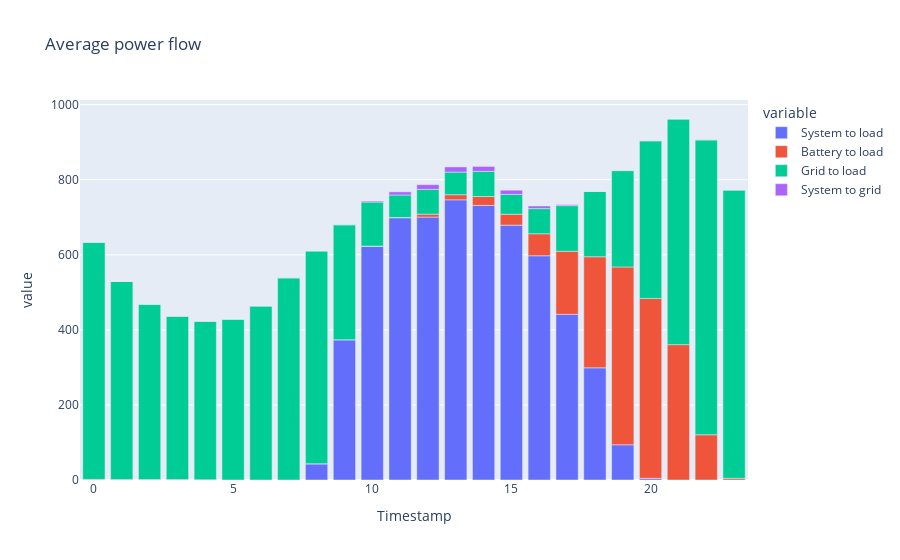

The code cell stored with this chart in its notebook:
### Code cell
from pvlib.inverter import _sandia_eff
from pvlib.inverter import _sandia_limits
import numpy as np

from pvlib.battery import sam

def sandia_multi_dc_battery(v_dc, p_dc, inverter, dispatch, battery, model):                   
    power_dc = sum(p_dc)                                                                                                                  

    # First, limit charging to the available DC power
    max_charging = -power_dc
    charging_mask = dispatch < 0
    dispatch[charging_mask] = np.max([dispatch, max_charging], axis=0)[charging_mask]

    # Second, limit discharging to the inverter's maximum output power (approximately)
    # Note this can revert the dispatch and charge when there is too much DC power (prevents clipping)
    max_discharging = inverter['Paco'] - power_dc
    discharging_mask = dispatch > 0
    dispatch[discharging_mask] = np.min([dispatch, max_discharging], axis=0)[discharging_mask]

    # Calculate the actual battery power flow
    final_state, results = model(battery, dispatch)
    charge = -results['Power'].copy()
    charge.loc[charge < 0] = 0
    discharge = results['Power'].copy()
    discharge.loc[discharge < 0] = 0

    # Adjust the DC power
    ratios = [sum(power) / sum(power_dc) for power in p_dc]
    adjusted_p_dc = [power - ratio * charge for (power, ratio) in zip(p_dc, ratios)]
    final_dc_power = sum(adjusted_p_dc) + discharge

    pv_ac_power = 0. * final_dc_power
    for vdc, pdc in zip(v_dc, adjusted_p_dc):
        pv_ac_power += pdc / final_dc_power * _sandia_eff(vdc, final_dc_power, inverter)

    vdc = inverter["Vdcmax"] / 2
    pdc = discharge
    battery_ac_power = pdc / final_dc_power * _sandia_eff(vdc, final_dc_power, inverter)

    total_ac_power = pv_ac_power + battery_ac_power

    ac_power = _sandia_limits(total_ac_power, final_dc_power, inverter['Paco'],                     
                          inverter['Pnt'], inverter['Pso'])
    
    battery_factor = battery_ac_power / ac_power
    return ac_power, battery_factor


mc = run_model_chain()
dispatch = self_consumption_flow["Grid to load"] - self_consumption_flow["System to grid"]
print(dispatch.sum())

ac_power, battery_factor = sandia_multi_dc_battery(
    [mc.results.dc["v_mp"]],
    [mc.results.dc["p_mp"]],
    mc.system.inverter_parameters,
    dispatch,
    pvlib.battery.fit_sam(battery_datasheet),
    pvlib.battery.sam,
)
dc_battery_flow = self_consumption(ac_power, load)
dc_battery_flow["Battery to load"] = dc_battery_flow["System to load"] * battery_factor
dc_battery_flow["System to load"] *= (1 - battery_factor)
dc_battery_flow.groupby(dc_battery_flow.index.hour).mean()[["System to load", "Battery to load", "Grid to load", "System to grid"]].plot.bar(title="Average power flow").show()

### Figure 1 — Plotly figure (JSON) as saved in the notebook; plotly's stock layout.template omitted (floating-point values rounded to 4 significant figures)
{"data": [{"alignmentgroup": "True", "hovertemplate": "variable=System to load<br>Timestamp=%{x}<br>value=%{y}<extra></extra>", "legendgroup": "System to load", "marker": {"color": "#636efa", "pattern": {"shape": ""}}, "name": "System to load", "offsetgroup": "System to load", "orientation": "v", "showlegend": true, "textposition": "auto", "type": "bar", "x": [0, 1, 2, 3, 4, 5, 6, 7, 8, 9, 10, 11, 12, 13, 14, 15, 16, 17, 18, 19, 20, 21, 22, 23], "xaxis": "x", "y": [0, 0, 0, 0, 0, 0, 0, 0, 43.23, 373.7, 623.2, 698.8, 700.5, 746.6, 731.7, 679.1, 597.5, 441.6, 298.9, 93.87, 4.497, 0, 0, 0], "yaxis": "y"}, {"alignmentgroup": "True", "hovertemplate": "variable=Battery to load<br>Timestamp=%{x}<br>value=%{y}<extra></extra>", "legendgroup": "Battery to load", "marker": {"color": "#EF553B", "pattern": {"shape": ""}}, "name": "Battery to load", "offsetgroup": "Battery to load", "orientation": "v", "showlegend": true, "textposition": "auto", "type": "bar", "x": [0, 1, 2, 3, 4, 5, 6, 7, 8, 9, 10, 11, 12, 13, 14, 15, 16, 17, 18, 19, 20, 21, 22, 23], "xaxis": "x", "y": [1.709, 1.436, 1.227, 1.089, 0.8279, 0, 0, 0, 0.0001169, 0.0003059, 0.1086, 0.8568, 8.0, 13.61, 23.64, 29.19, 58.63, 167.9, 296.0, 473.8, 479.3, 360.7, 120.6, 4.601], "yaxis": "y"}, {"alignmentgroup": "True", "hovertemplate": "variable=Grid to load<br>Timestamp=%{x}<br>value=%{y}<extra></extra>", "legendgroup": "Grid to load", "marker": {"color": "#00cc96", "pattern": {"shape": ""}}, "name": "Grid to load", "offsetgroup": "Grid to load", "orientation": "v", "showlegend": true, "textposition": "auto", "type": "bar", "x": [0, 1, 2, 3, 4, 5, 6, 7, 8, 9, 10, 11, 12, 13, 14, 15, 16, 17, 18, 19, 20, 21, 22, 23], "xaxis": "x", "y": [631.6, 527.6, 466.8, 435.2, 421.9, 428.3, 463.6, 538.6, 567.1, 306.4, 117.3, 59.86, 65.83, 60.32, 67.04, 52.71, 66.96, 121.6, 173.8, 256.8, 420.1, 601.2, 785.7, 768.0], "yaxis": "y"}, {"alignmentgroup": "True", "hovertemplate": "variable=System to grid<br>Timestamp=%{x}<br>value=%{y}<extra></extra>", "legendgroup": "System to grid", "marker": {"color": "#ab63fa", "pattern": {"shape": ""}}, "name": "System to grid", "offsetgroup": "System to grid", "orientation": "v", "showlegend": true, "textposition": "auto", "type": "bar", "x": [0, 1, 2, 3, 4, 5, 6, 7, 8, 9, 10, 11, 12, 13, 14, 15, 16, 17, 18, 19, 20, 21, 22, 23], "xaxis": "x", "y": [0, 0, 0, 0, 0, 0, 0, 0, 0, 0.2681, 2.608, 8.379, 12.66, 13.71, 13.07, 11.24, 6.97, 2.662, 0.02983, 0, 0, 0, 0, 0], "yaxis": "y"}], "layout": {"barmode": "relative", "legend": {"title": {"text": "variable"}, "tracegroupgap": 0}, "title": {"text": "Average power flow"}, "xaxis": {"anchor": "y", "domain": [0, 1], "title": {"text": "Timestamp"}}, "yaxis": {"anchor": "x", "domain": [0, 1], "title": {"text": "value"}}}}
